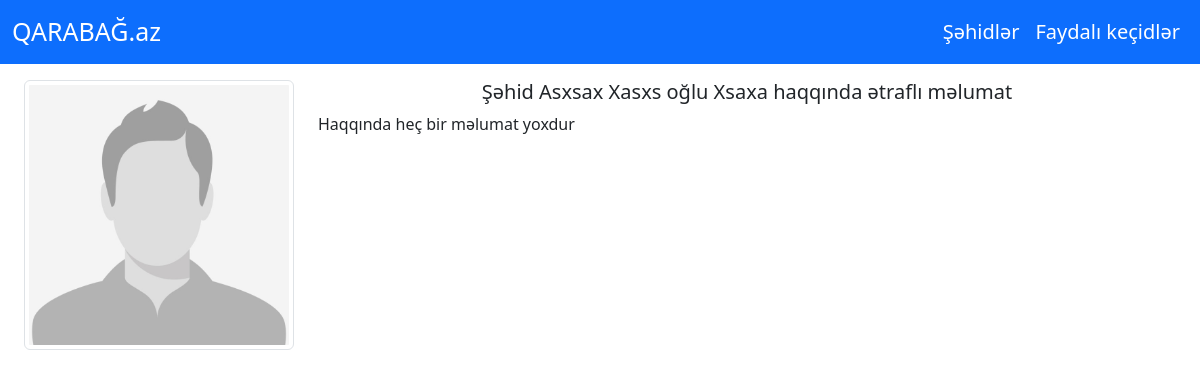
/sehid/6d241712-3711-483b-9cf0-f35a311f69d5, run on an earlier commit of the app's database.
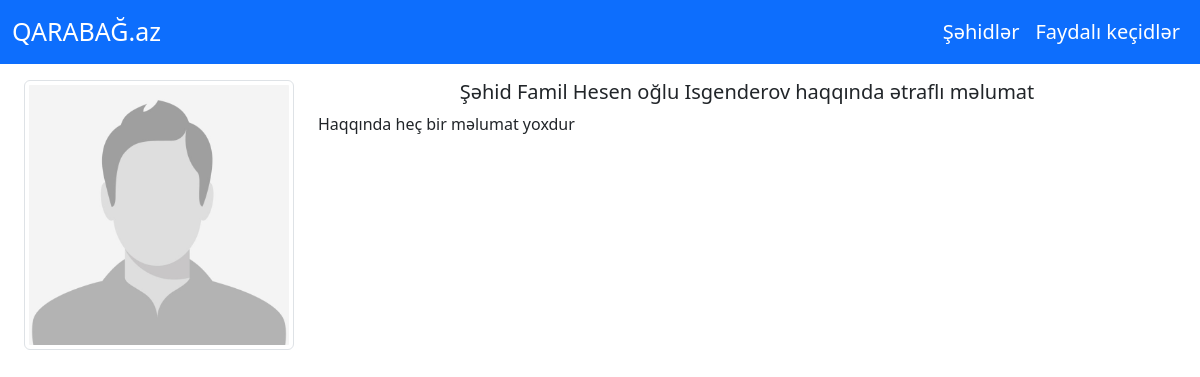
And on a later commit of the database.
### main/models.py (models this page shows, shortened)
class Person(models.Model):
	kisi="Kişi"
	qadin="Qadın"
	secim=[
		(kisi,"Kişi"),
		(qadin,"Qadın")
	]
	class Meta:
		verbose_name="Şəhid"
		verbose_name_plural="Şəhidlər"
	id=models.UUIDField(primary_key=True,default=uuid.uuid4,editable=False)
	ad=models.CharField(verbose_name="Adı",max_length=50,default="")
	soyad=models.CharField(verbose_name="Soyadı",max_length=50,default="")
	ata_adi=models.CharField(verbose_name="Ata adı",max_length=50,default="")
	leqeb=models.CharField(verbose_name="Ləqəbi",max_length=100,default="yoxdur.",blank=True)
	dogum_tarixi=models.DateField(verbose_name="Doğum tarixi")
	vefat_tarixi=models.DateField(verbose_name="Vəfat tarixi")
	dogum_yeri=models.CharField(verbose_name="Doğulduğu yer",max_length=255)
	vefat_yeri=models.CharField(verbose_name="Vəfat yeri", max_length=255)
	vetendasligi=models.CharField(verbose_name="Vətəndaşlığı",max_length=50)
	cinsiyeti=models.CharField(verbose_name="Cinsiyyəti seçin",max_length=5,default=kisi,choices=secim)
	sekil=models.ImageField("Şəkil",upload_to="main/uploads/%d/%m/%Y",null=True,blank=True,default="static/img/default-man.jpg")
	haqqinda=RichTextField()
	qosun_novu=models.OneToOneField(QosunNovu,on_delete=models.CASCADE,null=True,blank=True,verbose_name="Qoşun növü")
	mensubiyyeti=models.CharField(verbose_name="Mənsubiyyəti",max_length=100, default="Azərbaycan Ordusu")
	xidmet_illeri=models.CharField(verbose_name="Xidmət illəri",max_length=100)
	rutbe=models.ManyToManyField(Rutbe,verbose_name="Rütbə")
	medallar=models.ManyToManyField(Medallar,verbose_name="Medallar")
	def get_full_name(self):
		_ = ""
		if self.cinsiyeti==self.kisi:
			_ = "oğlu"
		else:
			_ = "qızı"
		return f"{self.ad} {self.ata_adi} {_} {self.soyad}"

### main/views.py (the view)
# urls.py: path("sehid/<uuid:id>",views.sehid,name="sehid")
def sehid(request,id):
	person = Person.objects.get(id=id)
	context={
		"person":person
	}
	return render(request,"main/sehid.html",context)

### main/templates/main/sehid.html (shortened to what this page needs)
{%extends 'base.html'%}
{%load static%}
{%block css_files%}
<link rel="stylesheet" type="text/css" href="{%static 'main/css/sehid.css'%}">
{%endblock%}
{%block content%}
	{%if person%}
		<div class="container-fluid mt-3">
			<div class="row">
				<div class="col-lg-3">
					<img title="{{person.get_full_name}}" src="{{person.sekil.url}}" class="img-thumbnail">
				</div>
				<div class="col-lg-9">
					<h5 style="text-align: center;" class="mb-2">Şəhid {{person.get_full_name}} haqqında ətraflı məlumat</h5>
					<div>{{person.haqqinda|safe}}</div>
				</div>
			</div>
		</div>
	{%endif%}
{%endblock%}

What changed in the data, as far as the page shows it:
changed Person "Haqqında heç bir məlumat yoxdur": get_full_name "Asxsax Xasxs oğlu Xsaxa" → "Famil Hesen oğlu Isgenderov"
